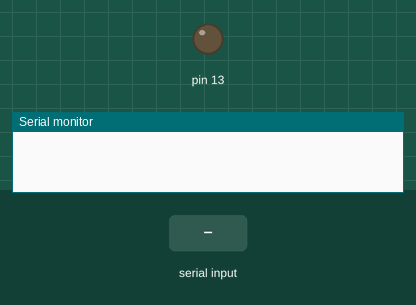
This sketch was run on a simulated Arduino Uno, built with avr-gcc and run on an emulated ATmega328P. Parts: output pins drawn as LEDs (lit = HIGH), the last lines printed to the serial monitor. The test bench sets the inputs (shaded band).

Above: at 1.2 s.
1.3 s: "90,45\n" received over Serial
At 2.2 s:
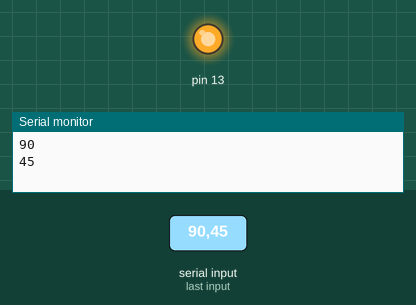
Timing chart, 0 to 4.3 s (numbered marks = the images above; inputs shaded):
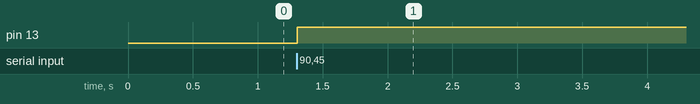

The sketch:

LightControl.ino
```cpp
void setup() {
  Serial.begin(9600);
  pinMode(13, OUTPUT);
}

void loop() {
  while (Serial.available() > 0)
  {
    int param = Serial.parseInt();
    Serial.println(param);
    if( param < 512 )
    {
      digitalWrite(13, HIGH);
    }
    else
    {
      digitalWrite(13, LOW);
    }
  }
}
```

Measured:
- after the input at 1.3 s, pin 13: LOW → HIGH at once
